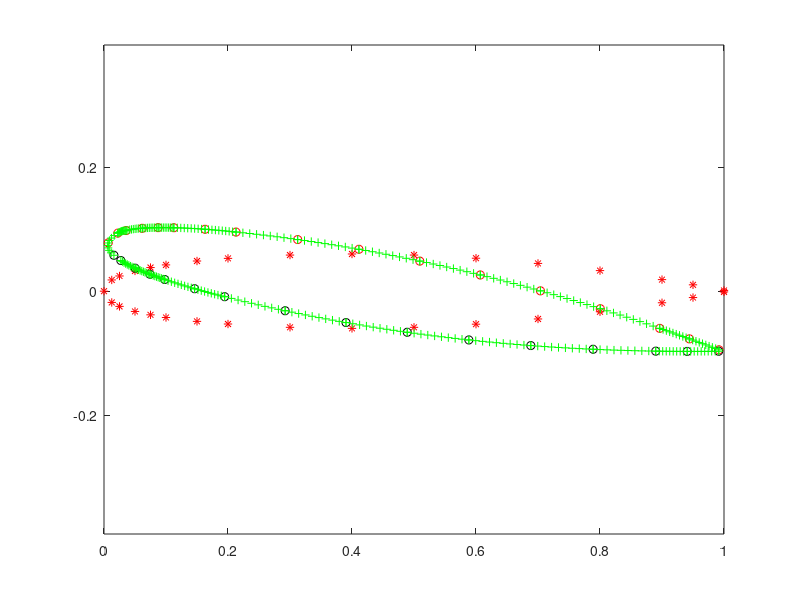

Write the MATLAB code that produced this figure.
clc;
clear all;
close all;
format short g;
% ----------------------------------------------------------------------- %
% data = dlmread('NACA2408.txt');
% data = dlmread('NACA4418.txt');
% data = dlmread('NACA1410.txt');
data = dlmread('NACA001264.txt');

x = data(:,1);
y = data(:,2);

[ind,vla] = find(x == 0);
xTop = x(1:ind); yTop = y(1:ind);
xTop = flipud(xTop); yTop = flipud(yTop);
xBottom = x(ind + 1:end); yBottom = y(ind + 1:end);

area = 0;
xArea = 0;
yArea = 0;
for i = 1:length(xTop) - 1
    area = area + (xTop(i+1) - xTop(i)) * (yTop(i) + yTop(i+1)) * 0.5;
    xArea = xArea + (xTop(i+1) + xTop(i)) * 0.5 * ...
        (xTop(i+1) - xTop(i)) * (yTop(i) + yTop(i+1)) * 0.5;
    yArea = yArea + (yTop(i+1) + yTop(i)) * 0.5 * ...
        (xTop(i+1) - xTop(i)) * (yTop(i) + yTop(i+1)) * 0.5;
end
for i = 1:length(xBottom) - 1
    area = area + (xBottom(i+1) - xBottom(i)) * abs(yBottom(i) + yBottom(i+1)) * 0.5;
    xArea = xArea + (xBottom(i+1) + xBottom(i)) * 0.5 * ...
        (xBottom(i+1) - xBottom(i)) * abs(yBottom(i) + yBottom(i+1)) * 0.5;
    yArea = yArea + (yBottom(i+1) + yBottom(i)) * 0.5 * ...
        (xBottom(i+1) - xBottom(i)) * abs(yBottom(i) + yBottom(i+1)) * 0.5;
end
xBar = xArea / area;
yBar = yArea / area;

theta = -10;
rotMat = [cosd(theta),-sind(theta);sind(theta),cosd(theta)];
xTop = xTop - xBar;
xBottom = xBottom - xBar;
yTop = yTop - yBar;
yBottom = yBottom - yBar;

for i=1:length(xTop)
    temp = rotMat * [xTop(i);yTop(i)];
    xTop(i) = temp(1);
    yTop(i) = temp(2);
end

for i=1:length(xBottom)
    temp = rotMat * [xBottom(i);yBottom(i)];
    xBottom(i) = temp(1);
    yBottom(i) = temp(2);
end

xTop = xTop + xBar;
xBottom = xBottom + xBar;
yTop = yTop + yBar;
yBottom = yBottom + yBar;

x = [xBottom(1);xTop(1:2)];
y = [yBottom(1);yTop(1:2)];

coef = [y(1)^2,y(1),1;y(2)^2,y(2),1;y(3)^2,y(3),1] \ [x(1);x(2);x(3)];

X = @(Y) coef(1) * Y.^2 + coef(2) * Y + coef(3);

% figure(1),
% plot(xTop,yTop,'ro',...
%     xBottom,yBottom,'ko',...
%     linspace(x(1),x(end),10),Y(linspace(x(1),x(end),10)),'g+')
% axis equal
% pause(3)

c = [];
airfoilInter = [X(linspace(y(1),y(end),10)'),linspace(y(1),y(end),10)'];

for iTop=2:length(xTop)-1
    x = [xTop(iTop-1:iTop+1)];
    y = [yTop(iTop-1:iTop+1)];
    coef = [x(1)^2,x(1),1;x(2)^2,x(2),1;x(3)^2,x(3),1] \ [y(1);y(2);y(3)];
    Y = @(X) coef(1) * X.^2 + coef(2) * X + coef(3);
    
    airfoilInter = [airfoilInter;linspace(x(2),x(3),10)',Y(linspace(x(2),x(3),10)')];
    
%     figure(1),
%     plot(xTop,yTop,'ro',...
%         xBottom,yBottom,'ko',...
%      linspace(x(1),x(end),10),Y(linspace(x(1),x(end),10)),'g+')
%     axis equal
%     pause(3)
end

for iBottom=2:length(xBottom)-1
    x = [xBottom(iBottom-1:iBottom+1)];
    y = [yBottom(iBottom-1:iBottom+1)];
    coef = [x(1)^2,x(1),1;x(2)^2,x(2),1;x(3)^2,x(3),1] \ [y(1);y(2);y(3)];
    Y = @(X) coef(1) * X.^2 + coef(2) * X + coef(3);
    
    airfoilInter = [airfoilInter;linspace(x(2),x(3),10)',Y(linspace(x(2),x(3),10)')];
%     figure(1),
%     plot(xTop,yTop,'ro',...
%         xBottom,yBottom,'ko',...
%         linspace(x(1),x(end),10),Y(linspace(x(1),x(end),10)),'g+')
%     axis equal
%     pause(3)
end

figure(1),
plot(data(:,1),data(:,2),'r*',...
    xTop,yTop,'ro',...
    xBottom,yBottom,'ko',...
    airfoilInter(:,1),airfoilInter(:,2),'g+')
axis equal

pointCloud = airfoilInter;
pointCloudSensitivity = airfoilInter;

dlmwrite('point_cloud.txt',pointCloud);
dlmwrite('point_cloud_sensitivity.txt',pointCloudSensitivity);